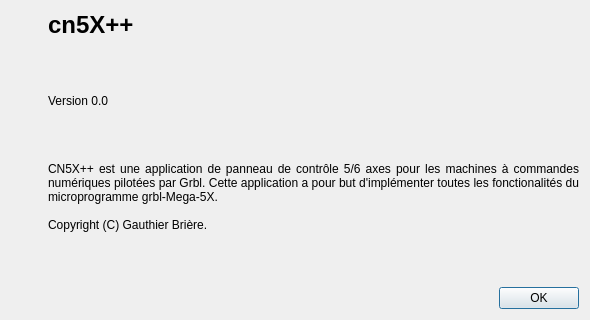
<?xml version="1.0" encoding="UTF-8"?>
<ui version="4.0">
 <class>dlgApropos</class>
 <widget class="QDialog" name="dlgApropos">
  <property name="windowModality">
   <enum>Qt::ApplicationModal</enum>
  </property>
  <property name="geometry">
   <rect>
    <x>0</x>
    <y>0</y>
    <width>590</width>
    <height>320</height>
   </rect>
  </property>
  <property name="windowTitle">
   <string>A propos de cn5X++</string>
  </property>
  <property name="windowIcon">
   <iconset resource="cn5X.qrc">
    <normaloff>:/cn5X/images/XYZAB.svg</normaloff>:/cn5X/images/XYZAB.svg</iconset>
  </property>
  <property name="sizeGripEnabled">
   <bool>false</bool>
  </property>
  <property name="modal">
   <bool>true</bool>
  </property>
  <layout class="QVBoxLayout" name="verticalLayout_3">
   <item>
    <layout class="QHBoxLayout" name="horizontalLayout_2">
     <item>
      <widget class="QFrame" name="frame">
       <layout class="QVBoxLayout" name="verticalLayout_2">
        <property name="leftMargin">
         <number>0</number>
        </property>
        <item>
         <widget class="QLabel" name="label">
          <property name="maximumSize">
           <size>
            <width>178</width>
            <height>141</height>
           </size>
          </property>
          <property name="text">
           <string/>
          </property>
          <property name="pixmap">
           <pixmap resource="cn5X.qrc">:/cn5X/images/XYZAB.svg</pixmap>
          </property>
          <property name="scaledContents">
           <bool>true</bool>
          </property>
          <property name="alignment">
           <set>Qt::AlignCenter</set>
          </property>
          <property name="wordWrap">
           <bool>false</bool>
          </property>
         </widget>
        </item>
        <item>
         <spacer name="verticalSpacer_3">
          <property name="orientation">
           <enum>Qt::Vertical</enum>
          </property>
          <property name="sizeHint" stdset="0">
           <size>
            <width>20</width>
            <height>40</height>
           </size>
          </property>
         </spacer>
        </item>
       </layout>
      </widget>
     </item>
     <item>
      <layout class="QVBoxLayout" name="verticalLayout">
       <item>
        <widget class="QLabel" name="label_2">
         <property name="text">
          <string>&lt;h1&gt;cn5X++&lt;/h1&gt;</string>
         </property>
         <property name="alignment">
          <set>Qt::AlignLeading|Qt::AlignLeft|Qt::AlignTop</set>
         </property>
        </widget>
       </item>
       <item>
        <spacer name="verticalSpacer">
         <property name="orientation">
          <enum>Qt::Vertical</enum>
         </property>
         <property name="sizeHint" stdset="0">
          <size>
           <width>20</width>
           <height>40</height>
          </size>
         </property>
        </spacer>
       </item>
       <item>
        <widget class="QLabel" name="lblVersion">
         <property name="text">
          <string>Version 0.0</string>
         </property>
        </widget>
       </item>
       <item>
        <spacer name="verticalSpacer_2">
         <property name="orientation">
          <enum>Qt::Vertical</enum>
         </property>
         <property name="sizeHint" stdset="0">
          <size>
           <width>20</width>
           <height>40</height>
          </size>
         </property>
        </spacer>
       </item>
       <item>
        <widget class="QLabel" name="label_3">
         <property name="text">
          <string>CN5X++ est une application de panneau de contrôle 5/6 axes pour les machines à commandes numériques pilotées par Grbl. Cette application a pour but d'implémenter toutes les fonctionalités du microprogramme grbl-Mega-5X.

Copyright (C) Gauthier Brière.</string>
         </property>
         <property name="alignment">
          <set>Qt::AlignJustify|Qt::AlignTop</set>
         </property>
         <property name="wordWrap">
          <bool>true</bool>
         </property>
        </widget>
       </item>
       <item>
        <spacer name="verticalSpacer_4">
         <property name="orientation">
          <enum>Qt::Vertical</enum>
         </property>
         <property name="sizeHint" stdset="0">
          <size>
           <width>20</width>
           <height>40</height>
          </size>
         </property>
        </spacer>
       </item>
      </layout>
     </item>
    </layout>
   </item>
   <item>
    <layout class="QHBoxLayout" name="horizontalLayout">
     <property name="spacing">
      <number>0</number>
     </property>
     <item>
      <spacer name="horizontalSpacer">
       <property name="orientation">
        <enum>Qt::Horizontal</enum>
       </property>
       <property name="sizeHint" stdset="0">
        <size>
         <width>40</width>
         <height>20</height>
        </size>
       </property>
      </spacer>
     </item>
     <item>
      <widget class="QDialogButtonBox" name="buttonBox">
       <property name="orientation">
        <enum>Qt::Horizontal</enum>
       </property>
       <property name="standardButtons">
        <set>QDialogButtonBox::Ok</set>
       </property>
      </widget>
     </item>
    </layout>
   </item>
  </layout>
 </widget>
 <resources>
  <include location="cn5X.qrc"/>
 </resources>
 <connections>
  <connection>
   <sender>buttonBox</sender>
   <signal>accepted()</signal>
   <receiver>dlgApropos</receiver>
   <slot>accept()</slot>
   <hints>
    <hint type="sourcelabel">
     <x>248</x>
     <y>254</y>
    </hint>
    <hint type="destinationlabel">
     <x>157</x>
     <y>274</y>
    </hint>
   </hints>
  </connection>
  <connection>
   <sender>buttonBox</sender>
   <signal>rejected()</signal>
   <receiver>dlgApropos</receiver>
   <slot>reject()</slot>
   <hints>
    <hint type="sourcelabel">
     <x>316</x>
     <y>260</y>
    </hint>
    <hint type="destinationlabel">
     <x>286</x>
     <y>274</y>
    </hint>
   </hints>
  </connection>
 </connections>
</ui>
